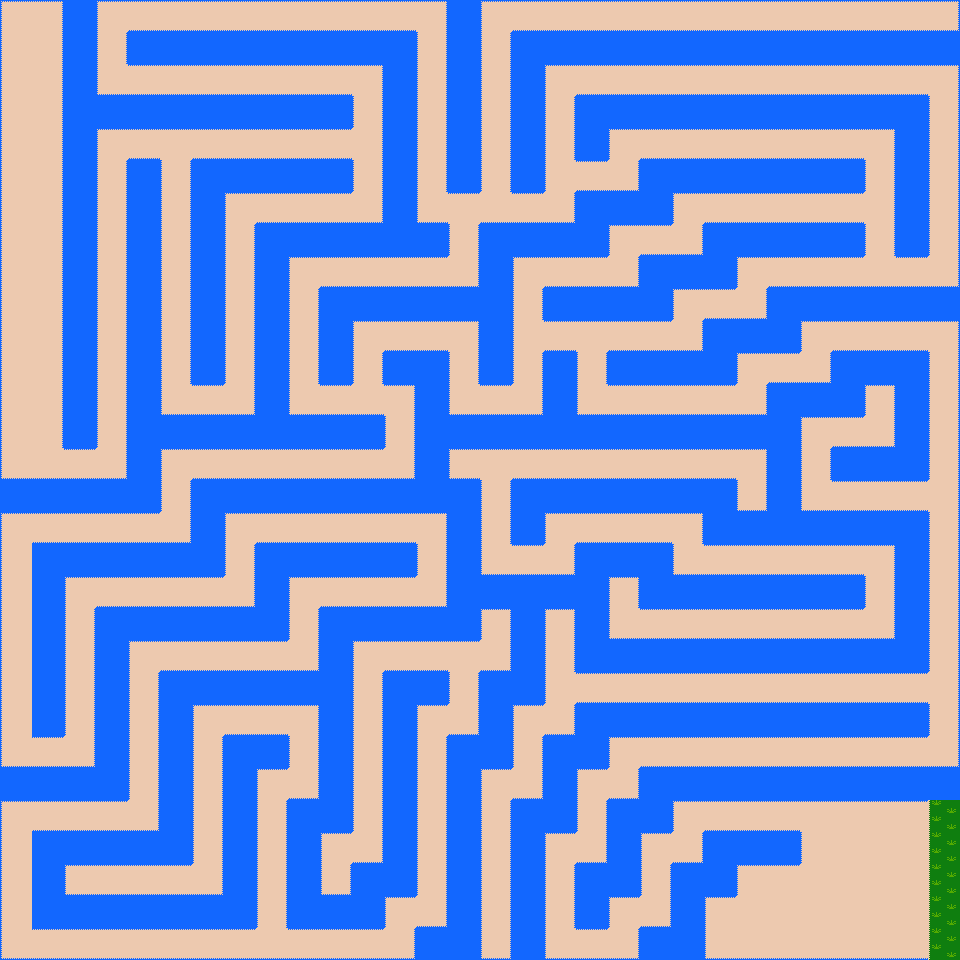

A level layout from a 2D game, rendered from its tile map. Below: a short description, then the map file with tile-grid data replaced by summaries:
An orthogonal 30x30 tile map with 32x32 px tiles, 1 tile layer (Tile Layer 1) and 91 objects.

<map version="1.0" orientation="orthogonal" renderorder="right-down" width="30" height="30" tilewidth="32" tileheight="32" nextobjectid="108">
 <tileset firstgid="1" name="AllTiles" tilewidth="32" tileheight="32" tilecount="41" columns="41">
  <image source="../tileset.png" width="1312" height="32" />
 </tileset>
 <layer name="Tile Layer 1" width="30" height="30">
  <data>[900 cells, 900 non-empty, 17 distinct tile ids]</data>
 </layer>
 <objectgroup name="Collision Layer" visible="0">
  <object id="4" x="64" y="2" width="31" height="445" />
  <object id="7" x="96" y="94" width="255" height="33" />
  <object id="9" x="128" y="30" width="288" height="35" />
  <object id="10" x="383" y="65" width="34" height="190" />
  <object id="11" x="420" y="224" width="29" height="31" />
  <object id="12" x="255" y="223" width="126" height="32" />
  <object id="13" x="256" y="255" width="33" height="192" />
  <object id="14" x="291" y="413" width="92" height="34" />
  <object id="15" x="162" y="416" width="93" height="30" />
  <object id="16" x="127" y="160" width="35" height="352" />
  <object id="17" x="2" y="479" width="123" height="33" />
  <object id="18" x="30" y="543" width="33" height="192" />
  <object id="19" x="65" y="543" width="161" height="34" />
  <object id="20" x="192" y="478" width="33" height="63" />
  <object id="21" x="225" y="478" width="255" height="33" />
  <object id="22" x="446" y="511" width="33" height="130" />
  <object id="23" x="320" y="607" width="123" height="33" />
  <object id="24" x="320" y="641" width="33" height="190" />
  <object id="25" x="289" y="799" width="32" height="130" />
  <object id="27" x="322" y="894" width="62" height="34" />
  <object id="28" x="353" y="862" width="62" height="33" />
  <object id="29" x="383" y="671" width="31" height="190" />
  <object id="31" x="414" y="670" width="33" height="33" />
  <object id="33" x="1" y="766" width="128" height="34" />
  <object id="34" x="96" y="606" width="31" height="158" />
  <object id="36" x="129" y="606" width="159" height="34" />
  <object id="37" x="256" y="542" width="31" height="63" />
  <object id="38" x="287" y="543" width="129" height="33" />
  <object id="39" x="384" y="350" width="65" height="34" />
  <object id="40" x="416" y="385" width="32" height="90" />
  <object id="42" x="448" y="415" width="353" height="31" />
  <object id="43" x="543" y="350" width="34" height="64" />
  <object id="44" x="319" y="288" width="34" height="96" />
  <object id="45" x="353" y="287" width="158" height="34" />
  <object id="46" x="477" y="324" width="35" height="59" />
  <object id="47" x="479" y="222" width="33" height="63" />
  <object id="48" x="513" y="222" width="96" height="35" />
  <object id="49" x="576" y="191" width="96" height="33" />
  <object id="50" x="641" y="159" width="222" height="34" />
  <object id="51" x="703" y="222" width="162" height="35" />
  <object id="52" x="640" y="255" width="97" height="33" />
  <object id="53" x="544" y="288" width="130" height="34" />
  <object id="55" x="608" y="351" width="130" height="33" />
  <object id="56" x="702" y="319" width="100" height="32" />
  <object id="57" x="769" y="287" width="191" height="33" />
  <object id="58" x="832" y="352" width="96" height="30" />
  <object id="59" x="769" y="383" width="94" height="33" />
  <object id="60" x="894" y="383" width="33" height="96" />
  <object id="61" x="832" y="447" width="63" height="34" />
  <object id="62" x="766" y="446" width="34" height="98" />
  <object id="63" x="512" y="482" width="33" height="62" />
  <object id="64" x="545" y="479" width="191" height="32" />
  <object id="65" x="705" y="511" width="61" height="33" />
  <object id="66" x="804" y="511" width="123" height="34" />
  <object id="67" x="895" y="548" width="32" height="122" />
  <object id="68" x="577" y="639" width="319" height="31" />
  <object id="69" x="575" y="545" width="31" height="92" />
  <object id="70" x="608" y="544" width="64" height="32" />
  <object id="71" x="640" y="577" width="225" height="31" />
  <object id="72" x="480" y="572" width="95" height="36" />
  <object id="73" x="511" y="610" width="34" height="92" />
  <object id="74" x="480" y="670" width="31" height="97" />
  <object id="75" x="449" y="735" width="31" height="223" />
  <object id="76" x="416" y="929" width="33" height="27" />
  <object id="77" x="513" y="800" width="33" height="158" />
  <object id="78" x="544" y="734" width="32" height="96" />
  <object id="80" x="576" y="703" width="33" height="66" />
  <object id="81" x="610" y="703" width="319" height="33" />
  <object id="82" x="641" y="767" width="319" height="33" />
  <object id="83" x="610" y="801" width="60" height="32" />
  <object id="84" x="611" y="831" width="27" height="64" />
  <object id="85" x="576" y="864" width="31" height="65" />
  <object id="86" x="671" y="865" width="33" height="93" />
  <object id="87" x="641" y="929" width="30" height="29" />
  <object id="88" x="704" y="833" width="32" height="64" />
  <object id="89" x="737" y="833" width="60" height="31" />
  <object id="90" x="159" y="671" width="160" height="32" />
  <object id="91" x="160" y="702" width="34" height="162" />
  <object id="92" x="32" y="830" width="127" height="34" />
  <object id="93" x="31" y="865" width="32" height="63" />
  <object id="94" x="66" y="895" width="190" height="34" />
  <object id="95" x="224" y="736" width="33" height="158" />
  <object id="96" x="259" y="738" width="28" height="29" />
  <object id="98" x="191" y="157" width="35" height="227" />
  <object id="99" x="228" y="161" width="124" height="33" />
  <object id="100" x="448" y="28" width="32" height="163" />
  <object id="101" x="511" y="31" width="35" height="161" />
  <object id="102" x="547" y="32" width="417" height="34" />
  <object id="103" x="575" y="96" width="32" height="64" />
  <object id="104" x="609" y="97" width="317" height="30" />
  <object id="105" x="896" y="130" width="33" height="125" />
 </objectgroup>
</map>